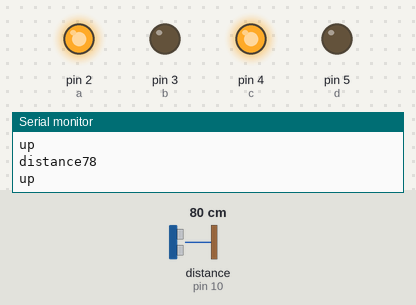
Recording of a sketch running on a simulated Arduino Uno, built with avr-gcc and run on an emulated ATmega328P. Parts: output pins drawn as LEDs (lit = HIGH), the last lines printed to the serial monitor. Wiring (inferred from the names in the program): ultrasonic range finder: trigger pin 9; echo pin 10. The test bench sets the inputs (shaded band); at power-on: distance to the obstacle (sensor on pin 10) 80 cm. The echo pulse lasts 58.3 µs per cm; pins used as bus, display or sensor lines are not drawn.

Above: at 1.3 s.
1.4 s: distance to the obstacle (sensor on pin 10) set to 56 cm
2.9 s: distance to the obstacle (sensor on pin 10) set to 48 cm
At 4.2 s:
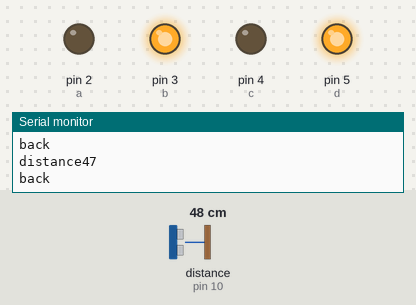
4.5 s: distance to the obstacle (sensor on pin 10) set to 60 cm
At 4.8 s:
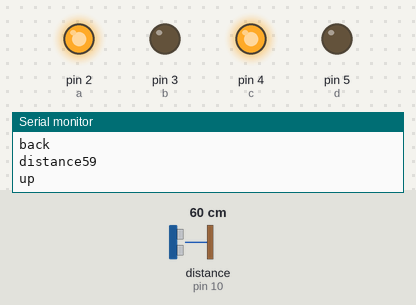
6.0 s: distance to the obstacle (sensor on pin 10) set to 2 cm
At 7.5 s:
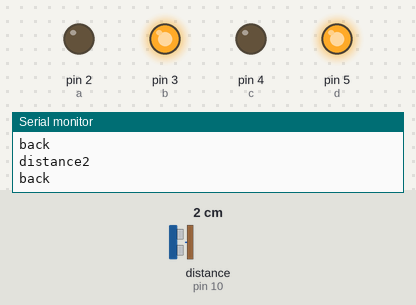
Timing chart, 0 to 8.5 s (numbered marks = the images above; inputs shaded):
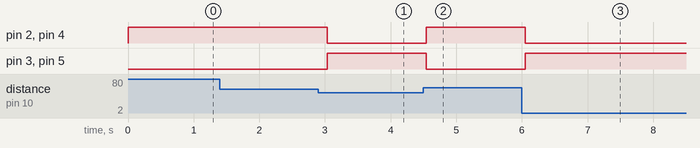

Measured:
- the behaviour switches between 52 and 51 cm on distance to the obstacle (sensor on pin 10) (found by bisection; images 0 and 1)
- after the input at 2.9 s, pin 2 (a), pin 4 (c): HIGH → LOW after 0.13 s; pin 3 (b), pin 5 (d): LOW → HIGH after 0.13 s
- after the input at 4.5 s, pin 2 (a), pin 4 (c): LOW → HIGH at once; pin 3 (b), pin 5 (d): HIGH → LOW at once
- after the input at 6.0 s, pin 2 (a), pin 4 (c): HIGH → LOW after 0.05 s; pin 3 (b), pin 5 (d): LOW → HIGH after 0.05 s

The sketch:

ultrasoni_with_car.ino
```cpp
int a=2;
int b=3;
int c=4;
int d=5;

const int transmit=9;
const int receive=10;
long duration;
int distance;

void setup() {

  // put your setup code here, to run once:
 pinMode(a,OUTPUT);
  pinMode(b,OUTPUT);
  pinMode(c,OUTPUT);
  pinMode(d,OUTPUT);

pinMode(transmit,OUTPUT);
  pinMode(receive,INPUT);
  Serial.begin(9600);

}

void loop() {
  // put your main code here, to run repeatedly:

digitalWrite(transmit,LOW);
delayMicroseconds(2);
digitalWrite(transmit,HIGH);
delayMicroseconds(10);
digitalWrite(transmit,LOW);
duration=pulseIn(receive,HIGH);
distance=duration*0.034/2;
Serial.print("distance");
Serial.println(distance);
if(distance<=50)
   {
    //Serial.println(distance);
    Serial.println("back");
    digitalWrite(a,LOW);
    digitalWrite(b,HIGH);
    digitalWrite(c,LOW);
    digitalWrite(d,HIGH);
    delay(500);
   }
   else
   {
    //Serial.println(distance);
    Serial.println("up");
    digitalWrite(a,HIGH);
    digitalWrite(b,LOW);
    digitalWrite(c,HIGH);
    digitalWrite(d,LOW);
    delay(500);
   }
}
```
